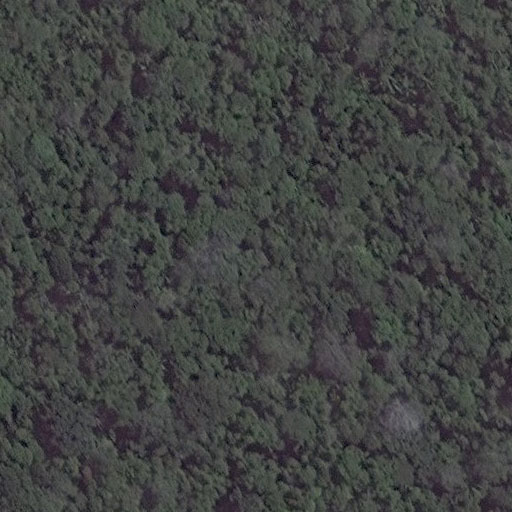
#> input picture Data/Rivers/river_sample_noriver10.jpg, 512 x 512 px, found by its file name
$ python threshold.py
#> lines starting #> are read from the running program, lines starting #| are printed output that depends on the picture; after the words box and inside, x2 and y2 are one past the last pixel; in counts of white or black regions, pixels touching at a corner belong together
"""
Project #3 Thresholding
"""

import numpy as np
import cv2
from matplotlib import pyplot as plt

#Import image and apply the threshold
img = cv2.imread('/Users/Alex/Dropbox/Documents_WakeForest/Junior/CSC 391/Projects/Project #3/Data/Rivers/river_sample_noriver10.jpg')
#> img is the input picture: shape (512, 512, 3); mean B, G, R 66.3, 67.3, 65.6
gray = cv2.cvtColor(img,cv2.COLOR_BGR2GRAY)
ret, thresh = cv2.threshold(gray,0,255,cv2.THRESH_BINARY_INV+cv2.THRESH_OTSU)
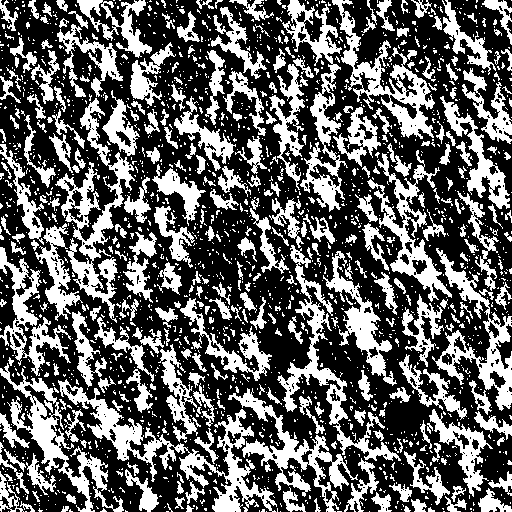
#> thresh: shape (512, 512); 37.9% white; 1946 white regions (1625 under 20 px), largest, box (x1, y1, x2, y2) and area: (58, 379, 277, 512) 5221, (55, 98, 135, 323) 4255, (277, 245, 401, 461) 3523
#> ret = 63
blur = cv2.GaussianBlur(thresh,(5,5),0)
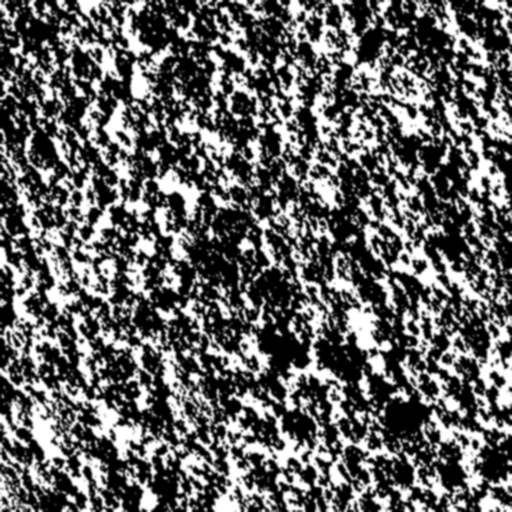
#> blur: shape (512, 512); min 0, max 255, mean 96.7
ret, thresh = cv2.threshold(blur,0,255,cv2.THRESH_BINARY_INV+cv2.THRESH_OTSU)
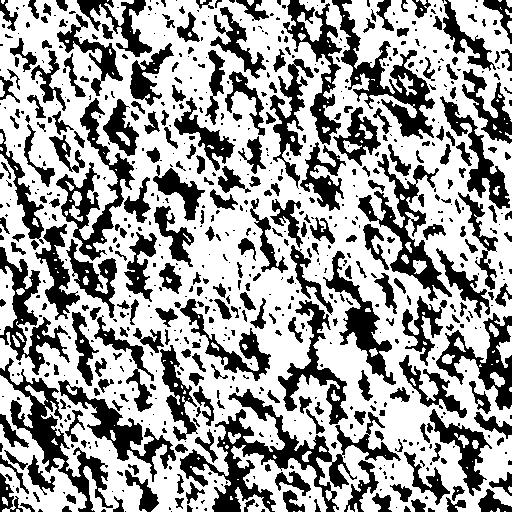
#> thresh: shape (512, 512); 62.3% white; 756 black regions (450 under 20 px), largest, box (x1, y1, x2, y2) and area: (180, 389, 401, 512) 6495, (332, 0, 435, 139) 3620, (0, 358, 113, 512) 3551
#> ret = 117

#Show the modified image and save it to file
cv2.imshow('image',thresh)
#cv2.imshow('image2',blur)
cv2.imwrite('thresh_noriver10.jpg',thresh)
cv2.waitKey(0)
cv2.destroyAllWindows()

$ run again, with Data/Rivers/river_sample_noriver1.jpg copied over Data/Rivers/river_sample_noriver10.jpg
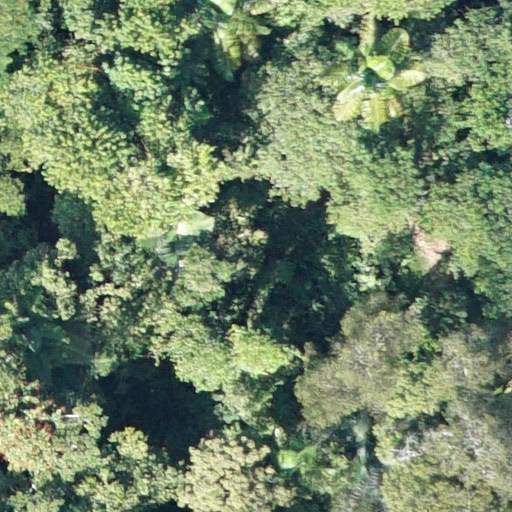
#> input picture Data/Rivers/river_sample_noriver1.jpg, 512 x 512 px, found by its file name
#> img is the input picture: shape (512, 512, 3); mean B, G, R 101.7, 131.8, 113.4
#> `ret, thresh = cv2.threshold(gray,0,255,cv2.THRESH_BINARY_INV+cv2.THRES..`:
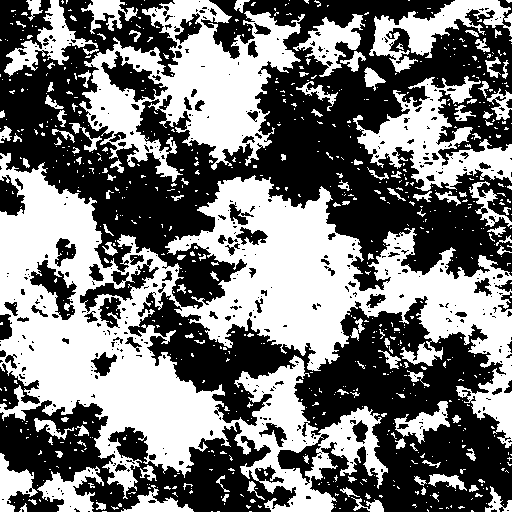
#> thresh: shape (512, 512); 46.6% white; 787 white regions (668 under 20 px), largest, box (x1, y1, x2, y2) and area: (0, 153, 512, 512) 73959, (79, 0, 305, 182) 17668, (353, 76, 512, 191) 7065
#> `ret, thresh = cv2.threshold(gray,0,255,cv2.THRESH_BINARY_INV+cv2.THRES..`: ret = 119
#> `ret, thresh = cv2.threshold(blur,0,255,cv2.THRESH_BINARY_INV+cv2.THRES..`:
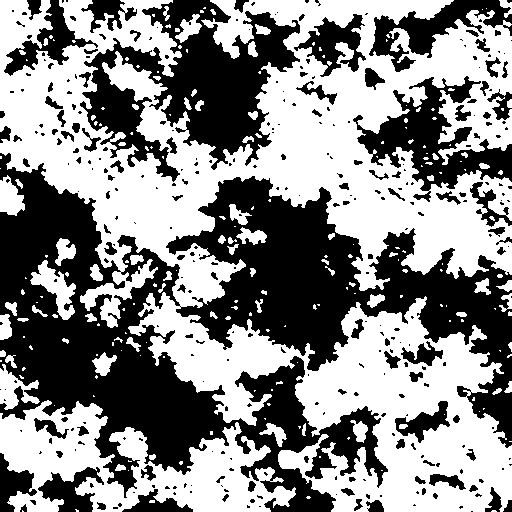
#> thresh: shape (512, 512); 54% white; 330 black regions (225 under 20 px), largest, box (x1, y1, x2, y2) and area: (0, 153, 512, 512) 74109, (80, 0, 300, 182) 17640, (353, 76, 512, 202) 7216
#> `ret, thresh = cv2.threshold(blur,0,255,cv2.THRESH_BINARY_INV+cv2.THRES..`: ret = 127

$ run again, with Data/Rivers/river_sample_noriver2.jpg copied over Data/Rivers/river_sample_noriver10.jpg
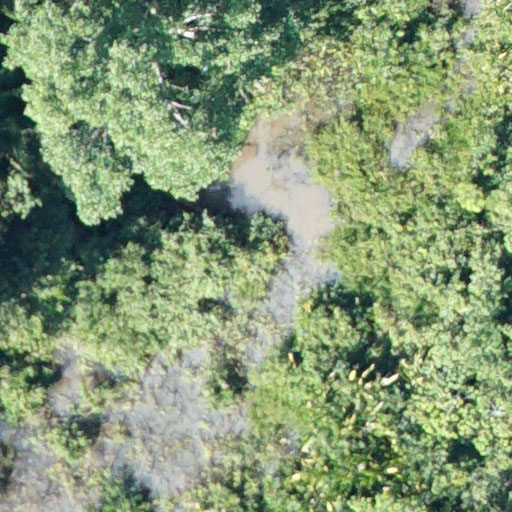
#> input picture Data/Rivers/river_sample_noriver2.jpg, 512 x 512 px, found by its file name
#> img is the input picture: shape (512, 512, 3); mean B, G, R 117.5, 152.5, 133.6
#> `ret, thresh = cv2.threshold(gray,0,255,cv2.THRESH_BINARY_INV+cv2.THRES..`:
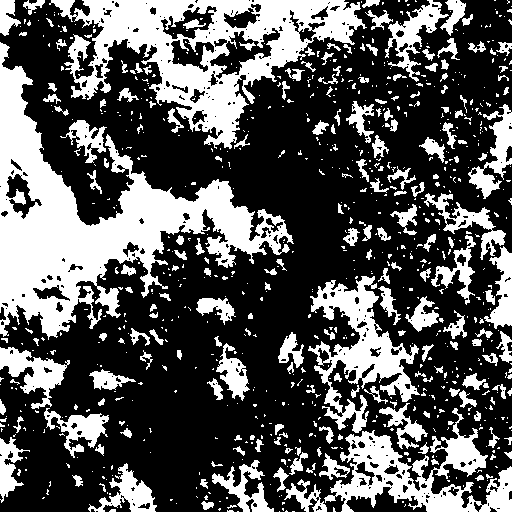
#> thresh: shape (512, 512); 34.3% white; 838 white regions (639 under 20 px), largest, box (x1, y1, x2, y2) and area: (0, 42, 294, 340) 25628, (49, 0, 367, 149) 17351, (324, 408, 512, 512) 7031
#> `ret, thresh = cv2.threshold(gray,0,255,cv2.THRESH_BINARY_INV+cv2.THRES..`: ret = 128
#> `ret, thresh = cv2.threshold(blur,0,255,cv2.THRESH_BINARY_INV+cv2.THRES..`:
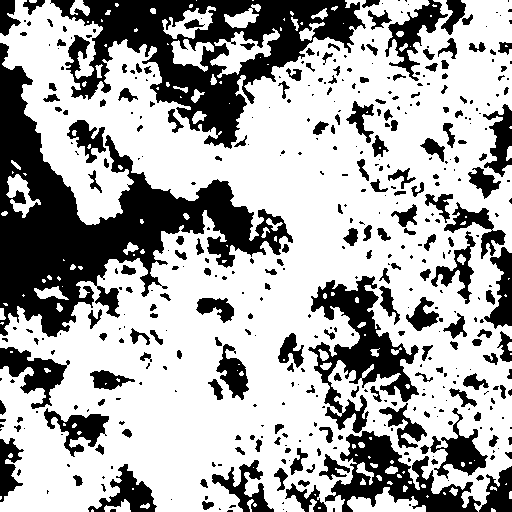
#> thresh: shape (512, 512); 66.2% white; 451 black regions (261 under 20 px), largest, box (x1, y1, x2, y2) and area: (0, 43, 293, 337) 25583, (50, 0, 366, 149) 17734, (308, 276, 419, 433) 6203
#> `ret, thresh = cv2.threshold(blur,0,255,cv2.THRESH_BINARY_INV+cv2.THRES..`: ret = 121

$ run again, with Data/Rivers/river_sample_noriver3.jpg copied over Data/Rivers/river_sample_noriver10.jpg
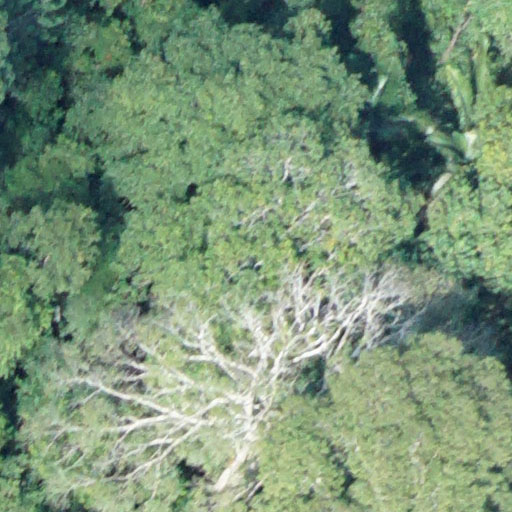
#> input picture Data/Rivers/river_sample_noriver3.jpg, 512 x 512 px, found by its file name
#> img is the input picture: shape (512, 512, 3); mean B, G, R 120.2, 148.1, 123.2
#> `ret, thresh = cv2.threshold(gray,0,255,cv2.THRESH_BINARY_INV+cv2.THRES..`:
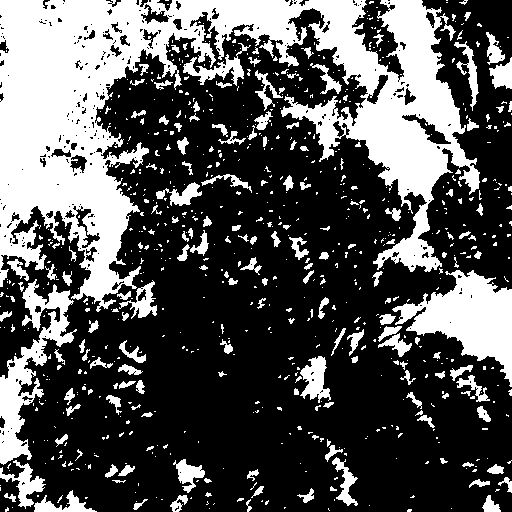
#> thresh: shape (512, 512); 33.2% white; 789 white regions (618 under 20 px), largest, box (x1, y1, x2, y2) and area: (0, 0, 480, 312) 56453, (392, 270, 512, 387) 6336, (0, 279, 77, 465) 4476
#> `ret, thresh = cv2.threshold(gray,0,255,cv2.THRESH_BINARY_INV+cv2.THRES..`: ret = 124
#> `ret, thresh = cv2.threshold(blur,0,255,cv2.THRESH_BINARY_INV+cv2.THRES..`:
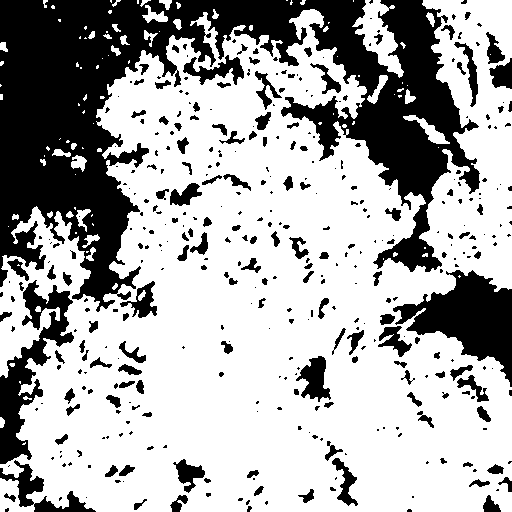
#> thresh: shape (512, 512); 67.2% white; 398 black regions (253 under 20 px), largest, box (x1, y1, x2, y2) and area: (0, 0, 480, 312) 57474, (393, 270, 512, 387) 6364, (0, 280, 74, 464) 4559
#> `ret, thresh = cv2.threshold(blur,0,255,cv2.THRESH_BINARY_INV+cv2.THRES..`: ret = 122
